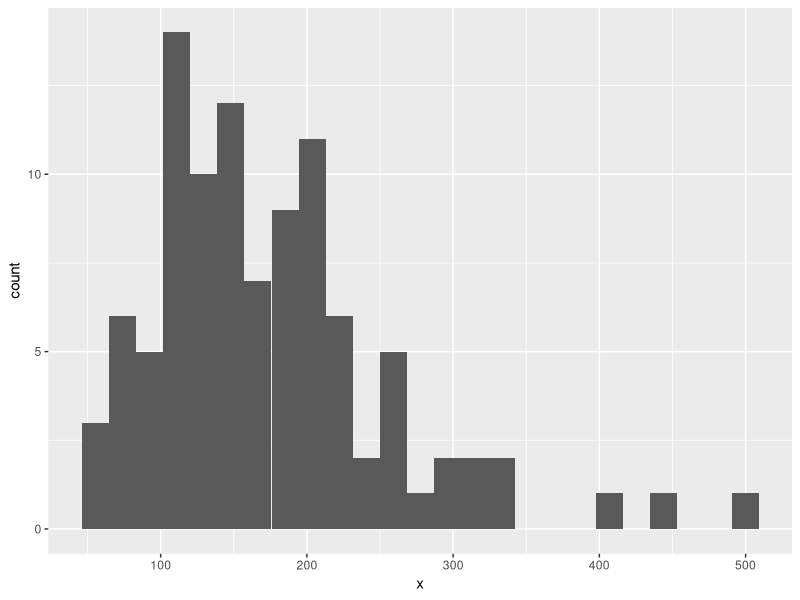
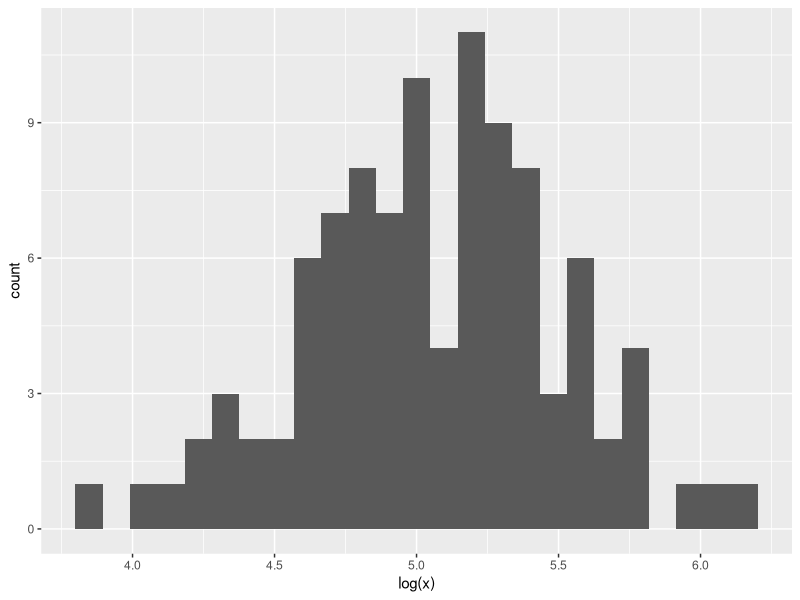
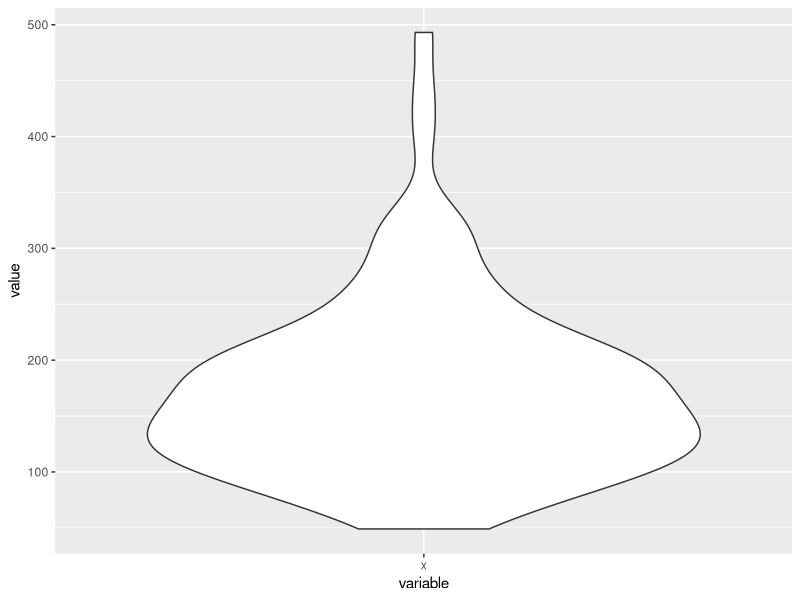
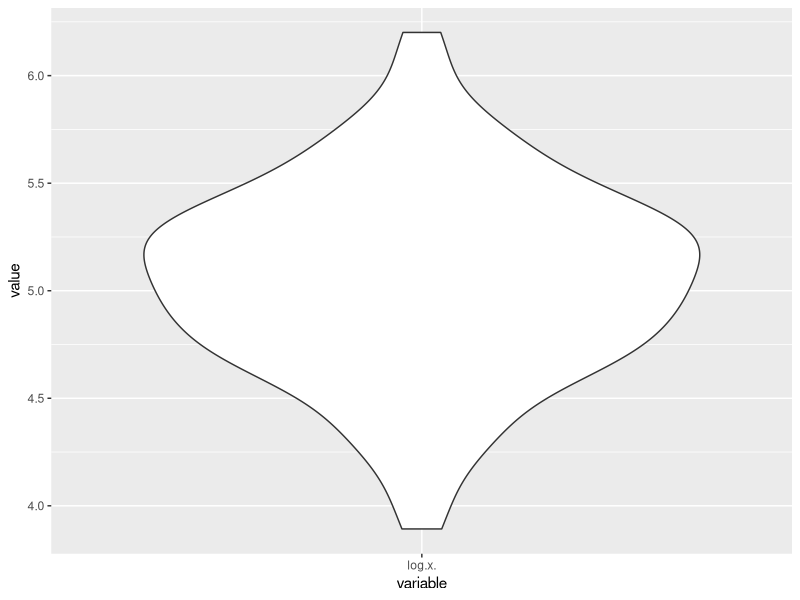

Write the R code that produced these figures, in order.
## ---- chunk 1
library(reshape2)
library(ggplot2)

## ---- chunk 2

set.seed(1)
n=100
mu=5
sigma =0.5
x=rlnorm(100,meanlog=mu, sdlog=sigma)
df=data.frame(x)
logdf =data.frame(log(x))
mean(x)
sd(x)
min(x)
max(x)

## ---- chunk 3

ggplot(df, aes(x)) +             
  geom_histogram(bins=25)
ggplot(logdf, aes(log(x))) +     
  geom_histogram(bins = 25)
## ---- chunk 4
#reshaping the data
df.m <- reshape2::melt(df, id.vars = NULL)
df.n <- reshape2::melt(logdf, id.vars = NULL)
#plotting
ggplot(df.m, aes(x = variable, y = value)) + geom_violin()
ggplot((df.n), aes(x = variable, y = value)) + geom_violin()
